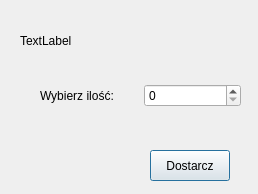
<?xml version="1.0" encoding="UTF-8"?>
<ui version="4.0">
 <class>SupplySequence</class>
 <widget class="QDialog" name="SupplySequence">
  <property name="geometry">
   <rect>
    <x>0</x>
    <y>0</y>
    <width>258</width>
    <height>194</height>
   </rect>
  </property>
  <property name="windowTitle">
   <string>Dostawa</string>
  </property>
  <widget class="QLabel" name="label_fuelName">
   <property name="geometry">
    <rect>
     <x>20</x>
     <y>30</y>
     <width>91</width>
     <height>21</height>
    </rect>
   </property>
   <property name="text">
    <string>TextLabel</string>
   </property>
  </widget>
  <widget class="QPushButton" name="pushButton_confirm">
   <property name="geometry">
    <rect>
     <x>150</x>
     <y>150</y>
     <width>80</width>
     <height>31</height>
    </rect>
   </property>
   <property name="cursor">
    <cursorShape>PointingHandCursor</cursorShape>
   </property>
   <property name="text">
    <string>Dostarcz</string>
   </property>
  </widget>
  <widget class="QWidget" name="">
   <property name="geometry">
    <rect>
     <x>40</x>
     <y>80</y>
     <width>201</width>
     <height>31</height>
    </rect>
   </property>
   <layout class="QHBoxLayout" name="horizontalLayout">
    <item>
     <widget class="QLabel" name="label_2">
      <property name="text">
       <string>Wybierz ilość:</string>
      </property>
     </widget>
    </item>
    <item>
     <widget class="QSpinBox" name="spinBox_fuelVolume">
      <property name="cursor">
       <cursorShape>PointingHandCursor</cursorShape>
      </property>
      <property name="acceptDrops">
       <bool>true</bool>
      </property>
      <property name="accelerated">
       <bool>true</bool>
      </property>
      <property name="maximum">
       <number>1000</number>
      </property>
     </widget>
    </item>
   </layout>
  </widget>
 </widget>
 <resources/>
 <connections/>
</ui>
